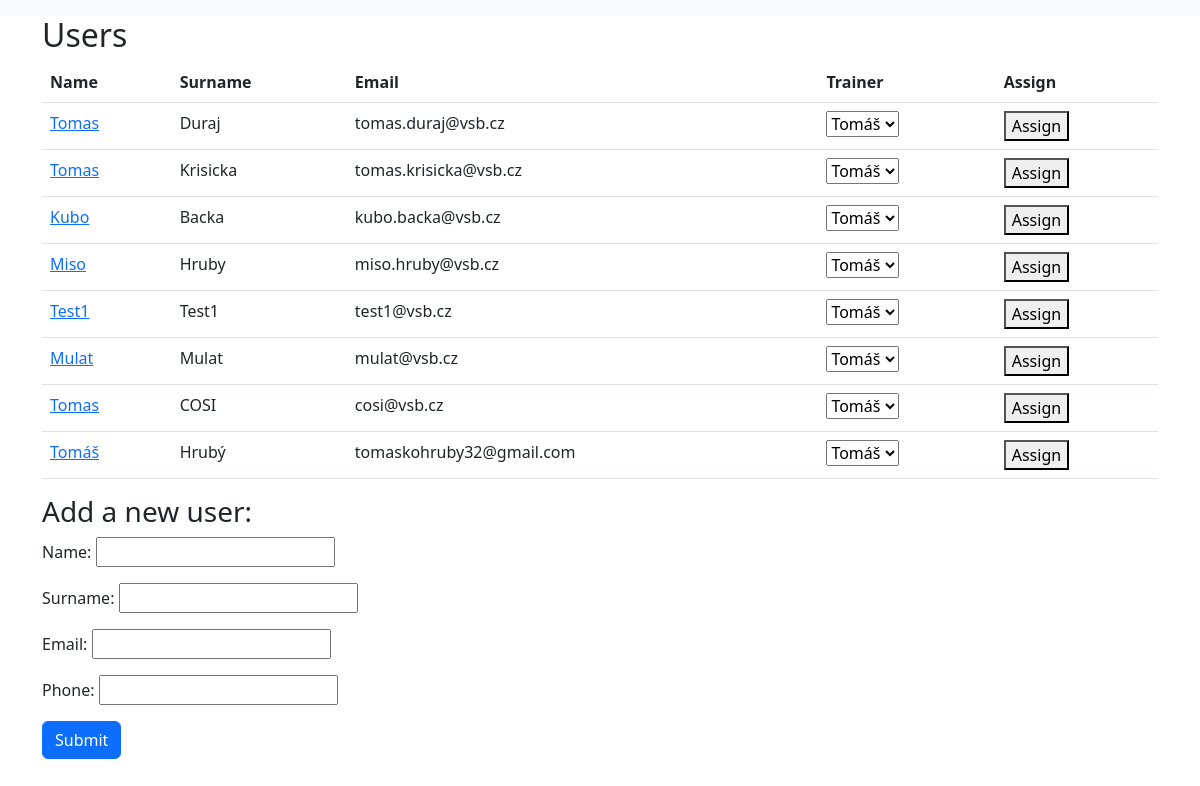
/users/, run on the app's committed database.
### gym/models.py (models this page shows, shortened)
class User(models.Model):
    name = models.CharField(max_length=20)
    surname = models.CharField(max_length=20)
    email = models.EmailField(max_length=50, unique=True)
    phone = models.CharField(max_length=12)
    trainer = models.ForeignKey(Trainer, on_delete=models.SET_NULL, null=True, blank=True, related_name='users')
    deleted_at = models.DateTimeField(null=True, blank=True)

### gym/views.py (the view)
# urls.py: path('users/', views.users, name='users'),
def users(request):
    if request.method == 'POST':
        form = UserForm(request.POST)
        if form.is_valid():
            form.save()
            return redirect('users')
    else:
        form = UserForm()
    trainers = Trainer.objects.all()
    users = User.objects.all()
    return render(request, 'users.html', {'users': users, 'form': form, 'trainers':trainers})

### gym/forms.py
class UserForm(forms.ModelForm):
    class Meta:
        model = User
        fields = ['name', 'surname', 'email', 'phone']

### templates/users.html (shortened to what this page needs)
{% extends 'base_generic.html' %}
{% block content %}
  <h2>Users</h2>
  <table class="table">
    <thead>
      <tr>
        <th scope="col">Name</th>
        <th scope="col">Surname</th>
        <th scope="col">Email</th>
        <th scope="col">Trainer</th>
        <th scope="col">Assign</th>
      </tr>
    </thead>
    <tbody>
      {% for user in users %}
        <tr>
          <td><a href="{% url 'user_detail' user.id %}">{{ user.name }}</a></td>
          <td>{{ user.surname }}</td>
          <td>{{ user.email }}</td>
          <td>
            <select name="trainer" id="trainer{{ user.id }}">
              {% for trainer in trainers %}
                <option value="{{ trainer.id }}">{{ trainer.name }}</option>
              {% endfor %}
            </select>
          </td>
          <td>
            <button type="button" onclick="assignTrainer({{ user.id }})">Assign</button>
          </td>
        </tr>
      {% empty %}
        <tr>
          <td colspan="4">No users found.</td>
        </tr>
      {% endfor %}
    </tbody>
  </table>
  <h3>Add a new user:</h3>
  <form method="post">
    {{ form.as_p }}
    <button type="submit" class="btn btn-primary">Submit</button>
  </form>
{% endblock %}

### templates/base_generic.html (shortened to what this page needs)
<!DOCTYPE html>
<html lang="en">
<head>
    <link rel="stylesheet" href="https://cdn.jsdelivr.net/npm/bootstrap@5.3.0/dist/css/bootstrap.min.css">
</head>
<body>
    <nav class="navbar navbar-expand-lg navbar-light bg-light">
    </nav>
    <div class="container">
        {% block content %}
        {% endblock %}
    </div>
</body>
</html>

### data on the page
User: name "Tomas", surname "Duraj", email "tomas.duraj@vsb.cz"
User: name "Tomas", surname "Krisicka", email "tomas.krisicka@vsb.cz"
User: name "Kubo", surname "Backa", email "kubo.backa@vsb.cz"
User: name "Miso", surname "Hruby", email "miso.hruby@vsb.cz"
User: name "Test1", surname "Test1", email "test1@vsb.cz"
User: name "Mulat", surname "Mulat", email "mulat@vsb.cz"
User: name "Tomas", surname "COSI", email "cosi@vsb.cz"
User: name "Tomáš", surname "Hrubý", email "tomaskohruby32@gmail.com"

### other printed values
form field trainer "Tomáš"
